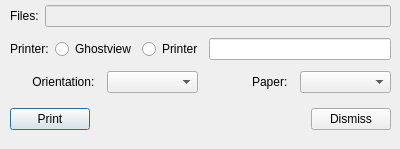
<ui version="4.0" >
 <author></author>
 <comment></comment>
 <exportmacro></exportmacro>
 <class>PrintControl</class>
 <widget class="QDialog" name="PrintControl" >
  <property name="geometry" >
   <rect>
    <x>0</x>
    <y>0</y>
    <width>400</width>
    <height>149</height>
   </rect>
  </property>
  <property name="windowTitle" >
   <string>Viewer Printer Control</string>
  </property>
  <widget class="QWidget" name="verticalLayout" >
   <property name="geometry" >
    <rect>
     <x>10</x>
     <y>0</y>
     <width>381</width>
     <height>143</height>
    </rect>
   </property>
   <layout class="QVBoxLayout" >
    <property name="margin" >
     <number>0</number>
    </property>
    <property name="spacing" >
     <number>6</number>
    </property>
    <item>
     <layout class="QHBoxLayout" >
      <property name="margin" >
       <number>0</number>
      </property>
      <property name="spacing" >
       <number>6</number>
      </property>
      <item>
       <widget class="QLabel" name="lFiles" >
        <property name="text" >
         <string>Files:</string>
        </property>
       </widget>
      </item>
      <item>
       <widget class="QLineEdit" name="leFileName" >
        <property name="enabled" >
         <bool>false</bool>
        </property>
       </widget>
      </item>
     </layout>
    </item>
    <item>
     <layout class="QHBoxLayout" >
      <property name="margin" >
       <number>0</number>
      </property>
      <property name="spacing" >
       <number>6</number>
      </property>
      <item>
       <widget class="QLabel" name="lPrinter" >
        <property name="text" >
         <string>Printer:</string>
        </property>
       </widget>
      </item>
      <item>
       <widget class="QRadioButton" name="rbGhostview" >
        <property name="text" >
         <string>Ghostview</string>
        </property>
       </widget>
      </item>
      <item>
       <widget class="QRadioButton" name="rbPrinter" >
        <property name="text" >
         <string>Printer</string>
        </property>
       </widget>
      </item>
      <item>
       <widget class="QLineEdit" name="lePrinter" />
      </item>
     </layout>
    </item>
    <item>
     <layout class="QHBoxLayout" >
      <property name="margin" >
       <number>0</number>
      </property>
      <property name="spacing" >
       <number>6</number>
      </property>
      <item>
       <widget class="QLabel" name="lOrientation" >
        <property name="text" >
         <string>Orientation:  </string>
        </property>
        <property name="alignment" >
         <set>Qt::AlignRight|Qt::AlignTrailing|Qt::AlignVCenter</set>
        </property>
       </widget>
      </item>
      <item>
       <widget class="QComboBox" name="cbOrientation" >
        <property name="maxCount" >
         <number>3</number>
        </property>
       </widget>
      </item>
      <item>
       <widget class="QLabel" name="lPaper" >
        <property name="text" >
         <string>Paper:  </string>
        </property>
        <property name="alignment" >
         <set>Qt::AlignRight|Qt::AlignTrailing|Qt::AlignVCenter</set>
        </property>
       </widget>
      </item>
      <item>
       <widget class="QComboBox" name="cbPaper" >
        <property name="maxVisibleItems" >
         <number>3</number>
        </property>
        <property name="maxCount" >
         <number>3</number>
        </property>
       </widget>
      </item>
     </layout>
    </item>
    <item>
     <layout class="QHBoxLayout" >
      <property name="margin" >
       <number>0</number>
      </property>
      <property name="spacing" >
       <number>6</number>
      </property>
      <item>
       <widget class="QPushButton" name="bPrint" >
        <property name="text" >
         <string>Print</string>
        </property>
       </widget>
      </item>
      <item>
       <spacer>
        <property name="orientation" >
         <enum>Qt::Horizontal</enum>
        </property>
        <property name="sizeHint" >
         <size>
          <width>131</width>
          <height>31</height>
         </size>
        </property>
       </spacer>
      </item>
      <item>
       <widget class="QPushButton" name="bDismiss" >
        <property name="text" >
         <string>Dismiss</string>
        </property>
       </widget>
      </item>
     </layout>
    </item>
   </layout>
  </widget>
 </widget>
 <pixmapfunction></pixmapfunction>
 <resources/>
 <connections>
  <connection>
   <sender>bDismiss</sender>
   <signal>clicked()</signal>
   <receiver>PrintControl</receiver>
   <slot>reject()</slot>
   <hints>
    <hint type="sourcelabel" >
     <x>335</x>
     <y>129</y>
    </hint>
    <hint type="destinationlabel" >
     <x>390</x>
     <y>145</y>
    </hint>
   </hints>
  </connection>
 </connections>
</ui>
